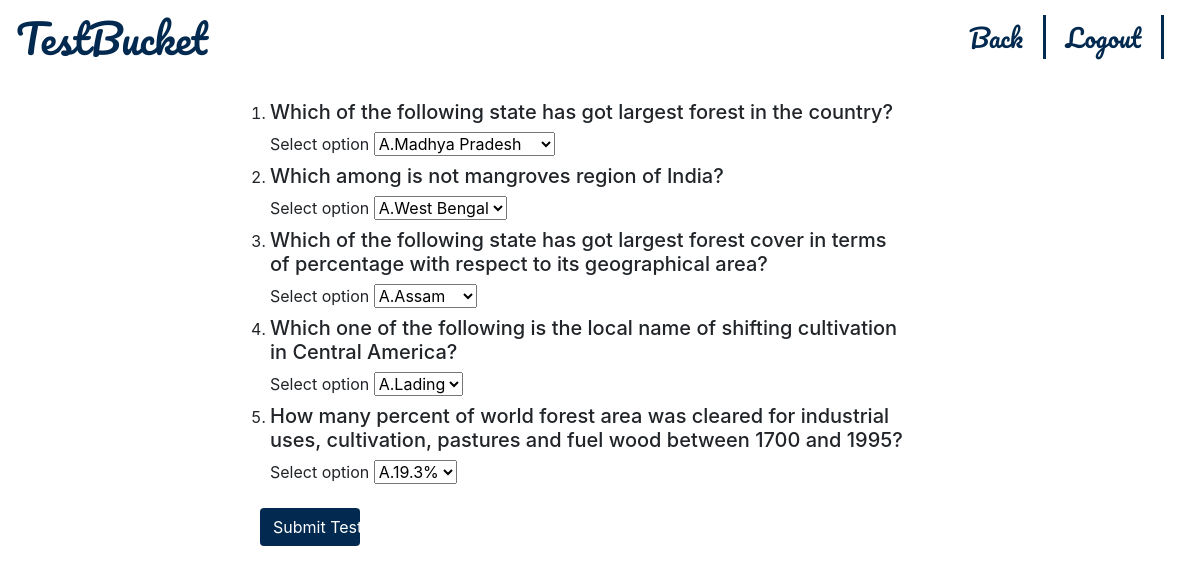
The app's page /student/answer_test/9 with its own data.
### webapp/models.py (models this page shows)
class Question(models.Model):
    question_id=models.AutoField(primary_key=True)
    course_id=models.ForeignKey(Course,on_delete=models.CASCADE)
    question=models.TextField()
    optionA=models.CharField(max_length=32)
    optionB=models.CharField(max_length=32)
    optionC=models.CharField(max_length=32)
    optionD=models.CharField(max_length=32)
    options=[
    ('A','Option A'),
    ('B','Option B'),
    ('C','Option C'),
    ('D','Option D')
    ]
    test_id=models.ForeignKey(Test,on_delete=models.CASCADE)
    answer=models.CharField(max_length=1,choices=options)

### webapp/views.py (the view)
# urls.py: path("student/answer_test",views.answer_test),
def answer_test(request,test_id):
    questions=[]
    questions.append(Question.objects.filter(test_id=test_id))
    context={
    "questions":questions[0],
    "test_id":test_id,
    "course_id":questions[0][0].course_id.course_id
    }
    return render(request,'webapp/answer_test.html',context)

### webapp/templates/webapp/answer_test.html (shortened to what this page needs)
{% extends 'webapp/template.html' %}
{% block navs %}
<ul class="nav navbar-nav navbar-right">
  <li ><a href="/student/course/{{course_id}}"  class="logout_btn">Back</a><a href="/logout" class="logout_btn">Logout</a></li>
  </ul>
{% endblock %}
{% block main %}
<div class="container" style="max-width: 100% !important;">
<form action="/student/submit_test/{{test_id}}" method="post">
<ol class="white" style="margin-left:200px;margin-right:200px;">
  {% for item in questions %}
  <li color="white">
    <h5  class="white">{{ item.question }}</h5>
    <label>Select option</label>  <select  name="{{ forloop.counter }}">
      <option value="A">A.{{ item.optionA }}</option>
    </select>
  {% endfor %}
</ol>
<button type="submit" class="btn " style="background-color:#02294f !important;color:white !important;width:100px;margin-left:230px;margin-bottom:40px">Submit Test</button>
</form>
</div>
{% endblock %}

### webapp/static/webapp/styles.css (style rules this page uses)
html,body { width: 100%; overflow: auto; background-repeat: no-repeat; background-size: cover; background-position: center; height: 100%; }
.container { margin-top: 50px; padding-right: 0; display: grid; margin-left: 0 !important; margin-right: 0 !important; }
.logout_btn { color:#29275f ;margin-right:20px;border-right:solid; padding-right: 20px !important; font-size: 25px !important; color: #02294f !important; font-family: 'Pacifico', cursive !important; }

### records on screen
Question: question "Which of the following state has got largest forest in the country?"
Question: question "Which among is not mangroves region of India?"
Question: question "Which of the following state has got largest forest cover in terms of percentage with respect to its geographical area?"
Question: question "Which one of the following is the local name of shifting cultivation in Central America?"
Question: question "How many percent of world forest area was cleared for industrial uses, cultivation, pastures and fuel wood between 1700 and 1995?"
